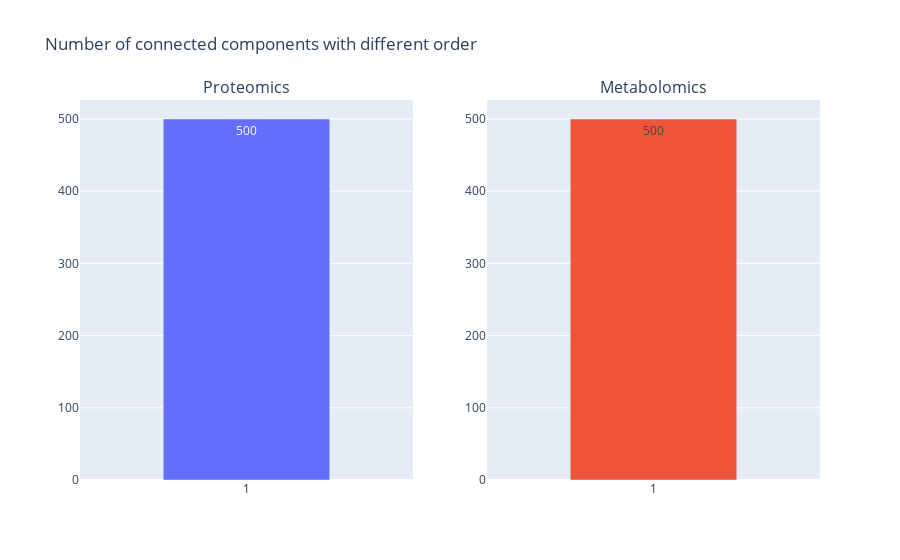

The notebook cell saved with this chart:
### Code cell
#
# Number of connected components with different sizes
#

G = mmg

fig = make_subplots(rows=1, cols=2, subplot_titles=['Proteomics', 'Metabolomics'])#go.Figure()
for n,G in enumerate([qqg, mmg]):
    plot = pd.Series([len(i) for i in nx.connected_components(G)]).value_counts().sort_index()
    fig.add_trace(go.Bar(
        x = [str(i) for i in plot.index],
        y = plot.values,
        width=0.5,
        text=plot.values, textposition='auto', 
    ), row=1, col=n+1)

fig.update_layout(bargap=1)
fig.update_layout(title=f'Number of connected components with different order', showlegend=False)
fig.show()

### Figure 1 — Plotly figure (JSON) as saved in the notebook; plotly's stock layout.template omitted (floating-point values rounded to 4 significant figures)
{"data": [{"text": [500], "textposition": "auto", "type": "bar", "width": 0.5, "x": ["1"], "xaxis": "x", "y": [500], "yaxis": "y"}, {"text": [500], "textposition": "auto", "type": "bar", "width": 0.5, "x": ["1"], "xaxis": "x2", "y": [500], "yaxis": "y2"}], "layout": {"annotations": [{"font": {"size": 16}, "showarrow": false, "text": "Proteomics", "x": 0.225, "xanchor": "center", "xref": "paper", "y": 1, "yanchor": "bottom", "yref": "paper"}, {"font": {"size": 16}, "showarrow": false, "text": "Metabolomics", "x": 0.775, "xanchor": "center", "xref": "paper", "y": 1, "yanchor": "bottom", "yref": "paper"}], "bargap": 1, "showlegend": false, "title": {"text": "Number of connected components with different order"}, "xaxis": {"anchor": "y", "domain": [0, 0.45]}, "xaxis2": {"anchor": "y2", "domain": [0.55, 1]}, "yaxis": {"anchor": "x", "domain": [0, 1]}, "yaxis2": {"anchor": "x2", "domain": [0, 1]}}}
